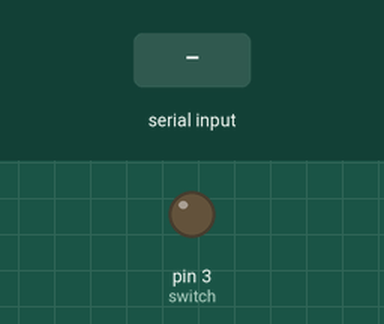
Recording of a sketch running on a simulated Arduino Uno, built with avr-gcc and run on an emulated ATmega328P. On the bench: output pins drawn as LEDs (lit = HIGH). Inputs (shaded band) come from the test bench. What the sketch prints to the serial monitor is not drawn.

Above: at 2.2 s.
2.3 s: "on\n" received over Serial
At 2.8 s:
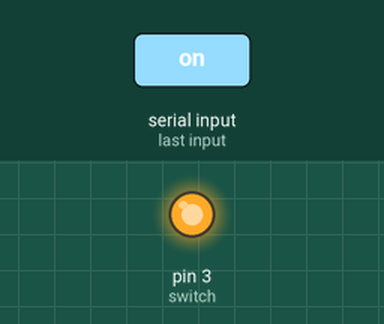
3.8 s: "off\n" received over Serial
At 5.2 s:
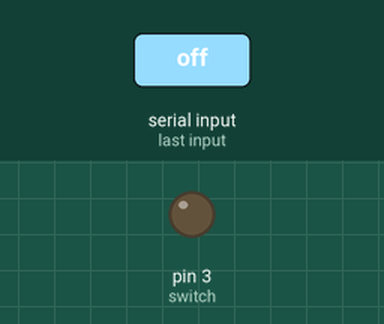
Timing chart, 0 to 6.8 s (numbered marks = the images above; inputs shaded):
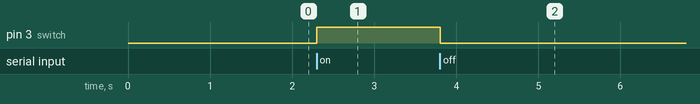

Measured:
- after the input at 2.3 s, pin 3 (switch): LOW → HIGH at once
- after the input at 3.8 s, pin 3 (switch): HIGH → LOW at once

The sketch:

switch.ino
```cpp
#define switch 3

String command;

void setup() {
  Serial.begin(9600);
  Serial.println("Type Command (On=on, Off=off)");

  pinMode(switch, OUTPUT);

  delay(1000);
}

void loop() {
  if (Serial.available()) {
    command = Serial.readStringUntil('\n');
    command.trim();

    //On
    if (command.equals("on")) {
      digitalWrite(switch, HIGH);
    }

    //Off
    if (command.equals("off")) {
      digitalWrite(switch, LOW);
    }
  }
}
```
